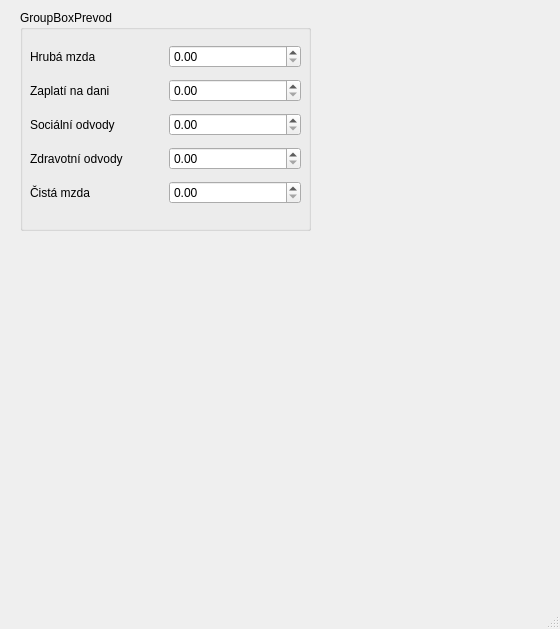
<?xml version="1.0" encoding="UTF-8"?>
<ui version="4.0">
 <class>MainWindow</class>
 <widget class="QMainWindow" name="MainWindow">
  <property name="geometry">
   <rect>
    <x>0</x>
    <y>0</y>
    <width>560</width>
    <height>629</height>
   </rect>
  </property>
  <property name="windowTitle">
   <string>MainWindow</string>
  </property>
  <widget class="QWidget" name="centralwidget">
   <widget class="QGroupBox" name="groupBox">
    <property name="geometry">
     <rect>
      <x>20</x>
      <y>10</y>
      <width>291</width>
      <height>221</height>
     </rect>
    </property>
    <property name="title">
     <string>GroupBoxPrevod</string>
    </property>
    <widget class="QLabel" name="labelCMV">
     <property name="geometry">
      <rect>
       <x>230</x>
       <y>200</y>
       <width>49</width>
       <height>16</height>
      </rect>
     </property>
     <property name="text">
      <string/>
     </property>
    </widget>
    <widget class="QWidget" name="">
     <property name="geometry">
      <rect>
       <x>10</x>
       <y>30</y>
       <width>271</width>
       <height>171</height>
      </rect>
     </property>
     <layout class="QGridLayout" name="gridLayout">
      <item row="4" column="0">
       <widget class="QLabel" name="labelCM">
        <property name="text">
         <string>Čistá mzda</string>
        </property>
       </widget>
      </item>
      <item row="1" column="0">
       <widget class="QLabel" name="labelZap">
        <property name="text">
         <string>Zaplatí na dani</string>
        </property>
       </widget>
      </item>
      <item row="0" column="1">
       <widget class="QDoubleSpinBox" name="doubleSpinBoxHM">
        <property name="maximum">
         <double>999999.000000000000000</double>
        </property>
       </widget>
      </item>
      <item row="2" column="0">
       <widget class="QLabel" name="labelSO">
        <property name="text">
         <string>Sociální odvody</string>
        </property>
       </widget>
      </item>
      <item row="4" column="1">
       <widget class="QDoubleSpinBox" name="doubleSpinBoxCM">
        <property name="maximum">
         <double>999999.000000000000000</double>
        </property>
       </widget>
      </item>
      <item row="0" column="0">
       <widget class="QLabel" name="labelHM">
        <property name="text">
         <string>Hrubá mzda</string>
        </property>
       </widget>
      </item>
      <item row="1" column="1">
       <widget class="QDoubleSpinBox" name="doubleSpinBoxZap">
        <property name="maximum">
         <double>999999.000000000000000</double>
        </property>
       </widget>
      </item>
      <item row="3" column="0">
       <widget class="QLabel" name="labelZO">
        <property name="text">
         <string>Zdravotní odvody</string>
        </property>
       </widget>
      </item>
      <item row="2" column="1">
       <widget class="QDoubleSpinBox" name="doubleSpinBoxSO"/>
      </item>
      <item row="3" column="1">
       <widget class="QDoubleSpinBox" name="doubleSpinBoxZO"/>
      </item>
     </layout>
    </widget>
   </widget>
  </widget>
  <widget class="QMenuBar" name="menubar">
   <property name="geometry">
    <rect>
     <x>0</x>
     <y>0</y>
     <width>560</width>
     <height>22</height>
    </rect>
   </property>
  </widget>
  <widget class="QStatusBar" name="statusbar"/>
 </widget>
 <resources/>
 <connections/>
</ui>
